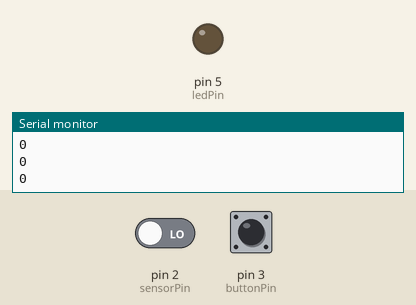
This sketch was run on a simulated Arduino Uno, built with avr-gcc and run on an emulated ATmega328P. On the bench: output pins drawn as LEDs (lit = HIGH), the last lines printed to the serial monitor. The test bench sets the inputs (shaded band); at power-on: pin 2 (sensorPin) LOW, pin 3 (buttonPin) LOW.

Above: at 2.8 s.
2.9 s: pin 2 (sensorPin) driven HIGH
At 3.8 s:
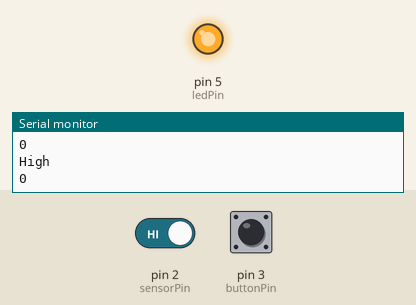
4.4 s: pin 3 (buttonPin) pulled HIGH for 1.2 s
Timing chart, 0 to 7.4 s (numbered marks = the images above; inputs shaded):
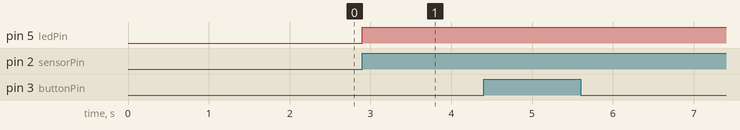

Measured:
- after the input at 2.9 s, pin 5 (ledPin): LOW → HIGH at once

The sketch:

TASK1.3.ino
```cpp
int sensorPin=2;
int ledPin=5;

int buttonPin=3;
 int count=LOW;
void setup()
{
  Serial.begin(9600);

  pinMode(sensorPin, INPUT);
  pinMode(ledPin,OUTPUT);
  digitalWrite(ledPin,LOW);
  digitalWrite(sensorPin, LOW);
  pinMode(buttonPin,INPUT);
 attachInterrupt(digitalPinToInterrupt(buttonPin),pressAction,CHANGE);
 attachInterrupt(digitalPinToInterrupt(sensorPin),runAction,RISING);


}

void loop()
{
  Serial.println(digitalRead(buttonPin));


 delay(1000);
}
void runAction(){
  Serial.println("High");
   digitalWrite(ledPin,HIGH);


}
void pressAction(){
  Serial.println("Button Pressed");
  if(count==LOW){
    digitalWrite(ledPin,HIGH);
    count=HIGH;
  }


}
```
